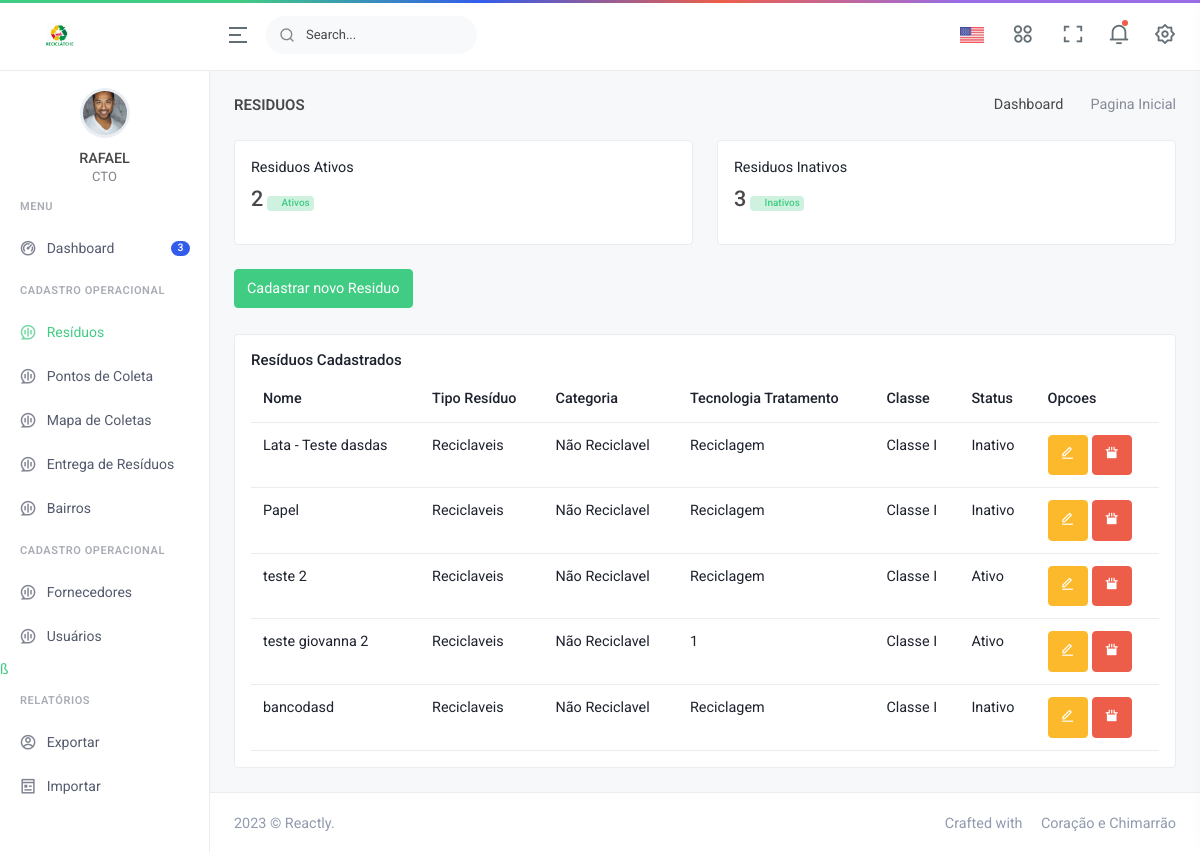
The page /residuos.php (signed in) on the database its author committed.
### tables this page shows
CREATE TABLE `residuos` (
  `id_residuo` int(11) NOT NULL,
  `nome` varchar(250) NOT NULL,
  `tipo_residuo` varchar(250) NOT NULL,
  `categoria` varchar(250) NOT NULL,
  `tecnologia_tratamento` varchar(250) NOT NULL,
  `classe` varchar(250) NOT NULL,
  `unidade_medida` varchar(250) NOT NULL,
  `classe_risco_principal` varchar(250) NOT NULL,
  `classe_risco_sub` varchar(250) NOT NULL,
  `numero_risco` varchar(250) NOT NULL,
  `grupo_embalagem` varchar(250) NOT NULL,
  `status` varchar(50) NOT NULL,
  `id_usuario` int(11) NOT NULL
);

### residuos.php (the view, shortened to what this page needs)
<?php
$id = $_SESSION["usuario_id"];
if (empty($id)) {
    header("Location: index.php");
} else {
    require_once "footer.php";
    require_once "controller/conecta.php";
?>
    <div class="main-content">
        <div class="page-content">
            <div class="container-fluid">
                <div class="row">
                    <div class="col-12">
                        <div class="page-title-box d-sm-flex align-items-center justify-content-between">
                            <h4 class="mb-sm-0">Residuos</h4>
                            <div class="page-title-right">
                                <ol class="breadcrumb m-0">
                                    <li class="breadcrumb-item"><a href="javascript: void(0);">Dashboard</a></li>
                                    <li class="breadcrumb-item active">Pagina Inicial</li>
                                </ol>
                            </div>
                        </div>
                        <?php
                        $query_total_residuos = "SELECT COUNT(*) as total FROM residuos where id_usuario = '$id' and status = 'Ativo'";
                        $result = $conn->query($query_total_residuos);
                        $row = $result->fetch_assoc();
                        $total = $row['total'];
                        $query_total_residuos2 = "SELECT COUNT(*) as total FROM residuos where id_usuario = '$id' and status = 'Inativo'";
                        $result2 = $conn->query($query_total_residuos2);
                        $row2 = $result2->fetch_assoc();
                        $total2 = $row2['total'];
                        ?>
                        <div class="row">
                            <div class="col-md-6">
                                <div class="card">
                                    <div class="card-body">
                                        <div class="d-flex flex-wrap pb-3 gap-3">
                                            <div class="flex-grow-1 overflow-hidden">
                                                <p class="text-truncate mb-2">Residuos Ativos</p>
                                                <h4 class="mt-2 mb-0"><?php echo $total; ?><span class="badge bg-subtle-primary text-primary font-size-10 ms-1"><i class="mdi mdi-arrow-up"></i> Ativos</sup></h4>
                                            </div>
                                        </div>
                                    </div>
                                </div>
                            </div>
                            <div class="col-md-6">
                                <div class="card">
                                    <div class="card-body">
                                        <div class="d-flex flex-wrap pb-3 gap-3">
                                            <div class="flex-grow-1 overflow-hidden">
                                                <p class="text-truncate mb-2">Residuos Inativos</p>
                                                <h4 class="mt-2 mb-0"><?php echo $total2; ?><span class="badge bg-subtle-primary text-primary font-size-10 ms-1"><i class="mdi mdi-arrow-up"></i> Inativos</sup></h4>
                                            </div>
                                        </div>
                                    </div>
                                </div>
                            </div>
                            <div class="col-md-6">
                                <button type="button" class="btn btn-primary waves-effect waves-light" data-bs-toggle="modal" data-bs-target=".bs-example-modal-xl">Cadastrar novo Residuo</button>
                            </div>
                            <br><br>    <br>
                        </div>
                        <div class="card">
                            <div class="card-body">
                                <h4 class="card-title">Resíduos Cadastrados</h4>
                                <div class="table-responsive">
                                    <table class="table mb-0">
                                        <thead>
                                            <tr>
                                                <th>Nome</th>
                                                <th>Tipo Resíduo</th>
                                                <th>Categoria</th>
                                                <th>Tecnologia Tratamento</th>
                                                <th>Classe</th>
                                                <th>Status</th>
                                                <th>Opcoes</th>
                                            </tr>
                                        </thead>
                                        <tbody>
                                            <?php
                                            $query = "SELECT id_residuo, nome, tipo_residuo, categoria, tecnologia_tratamento, classe, unidade_medida, classe_risco_principal, classe_risco_sub, numero_risco,status FROM residuos where id_usuario = '$id'";
                                            $result = $conn->query($query);
                                            while ($row = $result->fetch_assoc()) {
                                                echo "<tr>";
                                                echo "<td>" . $row['nome'] . "</td>";
                                                echo "<td>" . $row['tipo_residuo'] . "</td>";
                                                echo "<td>" . $row['categoria'] . "</td>";
                                                echo "<td>" . $row['tecnologia_tratamento'] . "</td>";
                                                echo "<td>" . $row['classe'] . "</td>";
                                                echo "<td>" . $row['status'] . "</td>"; ?>
                                                <td>
                                                    <div class="row">
                                                        <div class="col">
                                                            <a href='tela_view_residuos.php?id_residuo=<?php echo $row["id_residuo"]; ?>' type="button" class="btn btn-warning waves-effect waves-light"><i class="ri-edit-line"></i></a>
                                                            <a href='controller/atualiza_status_residuo.php?id=<?php echo $row["id_residuo"]; ?>' type="button" class="btn btn-danger waves-effect waves-light"><i class="ri-sensor-fill"></i></a>
                                                        </div>
                                                    </div>
                                                </td>
                                            <?php
                                            }
                                            ?>
                                        </tbody>
                                    </table>
                                </div>
                            </div>
                        </div>
                    </div>
                </div>
            </div>
        </div>
    <?php
    require_once "header.php";
}
    ?>

### footer.php (shortened to what this page needs)
<!doctype html>
<html lang="br">
<head>
    <link href="assets/libs/jsvectormap/css/jsvectormap.min.css" rel="stylesheet" type="text/css" />
    <link href="assets/css/bootstrap.min.css" id="bootstrap-style" rel="stylesheet" type="text/css" />
    <link href="assets/css/icons.min.css" rel="stylesheet" type="text/css" />
    <link href="assets/css/app.min.css" id="app-style" rel="stylesheet" type="text/css" />
</head>
<body>
    <div id="layout-wrapper">
        <header id="page-topbar">
            <div class="navbar-header">
                <div class="d-flex">
                    <div class="navbar-brand-box">
                        <a href="index.html" class="logo logo-dark">
                            <span class="logo-lg">
                                <img src="assets/images/logo-dark.png" alt="logo-dark" height="25">
                            </span>
                        </a>
                    </div>
                    <button type="button" class="btn btn-sm px-3 font-size-24 header-item waves-effect" id="vertical-menu-btn">
                        <i class="ri-menu-2-line align-middle"></i>
                    </button>
                    <form class="app-search d-none d-lg-block">
                        <div class="position-relative">
                            <input type="text" class="form-control" placeholder="Search...">
                            <span class="ri-search-line"></span>
                        </div>
                    </form>
                </div>
                <div class="d-flex">
                    <div class="dropdown d-none d-sm-inline-block">
                        <button type="button" class="btn header-item waves-effect" data-bs-toggle="dropdown" aria-haspopup="true" aria-expanded="false">
                            <img class="" src="assets/images/flags/us.jpg" alt="Header Language" height="16">
                        </button>
                    </div>
                    <div class="dropdown d-none d-lg-inline-block ms-1">
                        <button type="button" class="btn header-item noti-icon waves-effect" data-bs-toggle="dropdown" aria-haspopup="true" aria-expanded="false">
                            <i class="ri-apps-2-line"></i>
                        </button>
                    </div>
                    <div class="dropdown d-none d-lg-inline-block ms-1">
                        <button type="button" class="btn header-item noti-icon waves-effect" data-toggle="fullscreen">
                            <i class="ri-fullscreen-line"></i>
                        </button>
                    </div>
                    <div class="dropdown d-inline-block">
                        <button type="button" class="btn header-item noti-icon waves-effect" id="page-header-notifications-dropdown" data-bs-toggle="dropdown" aria-expanded="false">
                            <i class="ri-notification-3-line"></i>
                            <span class="noti-dot"></span>
                        </button>
                    </div>
                    <div class="dropdown d-inline-block">
                        <button type="button" class="btn header-item noti-icon right-bar-toggle waves-effect">
                            <i class="ri-settings-2-line"></i>
                        </button>
                    </div>
                </div>
            </div>
        </header>
        <div class="vertical-menu">
            <div data-simplebar class="h-100">
                <div id="sidebar-menu">
                    <div class="user-info text-center">
                        <div class="dropdown d-inline-block user-dropdown">
                            <a href="#" class="btn header-item" id="page-header-user-dropdown" data-bs-toggle="dropdown" aria-haspopup="true" aria-expanded="false">
                                <img class="rounded-circle header-profile-user" src="assets/images/users/avatar-2.jpg" alt="Header Avatar">
                                <h6 class="text-uppercase mb-0 mt-2 pt-1"> <?php echo $_SESSION["usuario_nome"]; ?></h6>
                                <p class="text-muted font-size-13"><?php echo $_SESSION["cargo"]; ?></p>
                            </a>
                        </div>
                        <br><br>
                    </div>
                    <ul class="metismenu list-unstyled" id="side-menu">
                        <li class="menu-title">Menu</li>
                        <li>
                            <a href="index.html" class="waves-effect">
                                <i class="ri-dashboard-2-line"></i><span class="badge rounded-pill bg-success float-end">3</span>
                                <span>Dashboard</span>
                            </a>
                        </li>
                        <li class="menu-title">Cadastro Operacional</li>
                        <li>
                            <a href="residuos.php" class=" waves-effect">
                                <i class="ri-chat-voice-line"></i>
                                <span>Resíduos</span>
                            </a>
                        </li>
                        <li>
                            <a href="pontos_coleta.php" class=" waves-effect">
                                <i class="ri-chat-voice-line"></i>
                                <span>Pontos de Coleta</span>
                            </a>
                        </li>
                        <li>
                            <a href="mapa_coleta.php" class=" waves-effect">
                                <i class="ri-chat-voice-line"></i>
                                <span>Mapa de Coletas</span>
                            </a>
                        </li>
                        <li>
                            <a href="entrega_residuos.php" class=" waves-effect">
                                <i class="ri-chat-voice-line"></i>
                                <span>Entrega de Resíduos</span>
                            </a>
                        </li>
                        <li>
                            <a href="apps-chat.html" class=" waves-effect">
                                <i class="ri-chat-voice-line"></i>
                                <span>Bairros</span>
                            </a>
                        </li>
                        <li class="menu-title">Cadastro Operacional</li>
                        <li>
                            <a href="apps-chat.html" class=" waves-effect">
                                <i class="ri-chat-voice-line"></i>
                                <span>Fornecedores</span>
                            </a>
                        </li>
                        <li>
                            <a href="usuarios.php" class=" waves-effect">
                                <i class="ri-chat-voice-line"></i>
                                <span>Usuários</span    >
                            </a>ß
                        </li>
                        <li class="menu-title">Relatórios</li>
                        <li>
                            <a href="javascript: void(0);" class="has-arrow waves-effect">
                                <i class="ri-account-circle-line"></i>
                                <span>Exportar</span>
                            </a>
                        </li>
                        <li>
                            <a href="javascript: void(0);" class="has-arrow waves-effect">
                                <i class="ri-pages-line"></i>
                                <span>Importar</span>
                            </a>
                        </li>
                    </ul>
                </div>
            </div>
        </div>

### header.php (shortened to what this page needs)
                <footer class="footer">
                    <div class="container-fluid">
                        <div class="row">
                            <div class="col-sm-6">
                                <script>document.write(new Date().getFullYear())</script> © Reactly.
                            </div>
                            <div class="col-sm-6">
                                <div class="text-sm-end d-none d-sm-block">
                                    Crafted with <i class="mdi mdi-heart text-danger"></i> Coração e Chimarrão
                                </div>
                            </div>
                        </div>
                    </div>
                </footer>
            </div>
        </div>
    </body>
</html>

### rows shown on the page
residuos: nome "Lata - Teste dasdas", tipo_residuo "Reciclaveis", categoria "Não Reciclavel", tecnologia_tratamento "Reciclagem", classe "Classe I", status "Inativo"
residuos: nome "Papel", tipo_residuo "Reciclaveis", categoria "Não Reciclavel", tecnologia_tratamento "Reciclagem", classe "Classe I", status "Inativo"
residuos: nome "teste 2", tipo_residuo "Reciclaveis", categoria "Não Reciclavel", tecnologia_tratamento "Reciclagem", classe "Classe I", status "Ativo"
residuos: nome "teste giovanna 2", tipo_residuo "Reciclaveis", categoria "Não Reciclavel", tecnologia_tratamento "1", classe "Classe I", status "Ativo"
residuos: nome "bancodasd", tipo_residuo "Reciclaveis", categoria "Não Reciclavel", tecnologia_tratamento "Reciclagem", classe "Classe I", status "Inativo"

### other values the page prints
$_SESSION["usuario_nome"] "RAFAEL"
$_SESSION["cargo"] "CTO"
$total "2"
$total2 "3"
